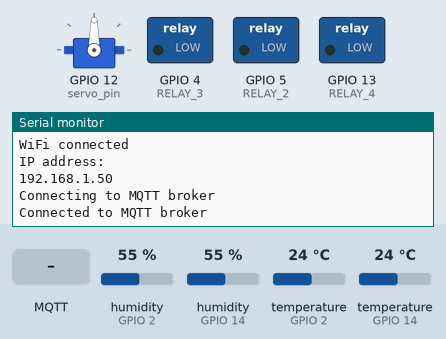
Recording of a sketch running on a simulated ESP8266 (NodeMCU). On the bench: servo, switched loads named in the sketch (green lamp = pin HIGH), the last lines printed to the serial monitor. Inputs (shaded band) come from the test bench; at power-on: humidity (sensors on GPIO 2, GPIO 14) 55 %, temperature (sensors on GPIO 2, GPIO 14) 24 °C. WiFi joins after 1.5 s; servers stay silent unless stated; no MQTT or app messages arrive unless stated.

Above: at 2.7 s.
2.8 s: MQTT message "OFF" arrives on the first subscribed topic
At 4.3 s:
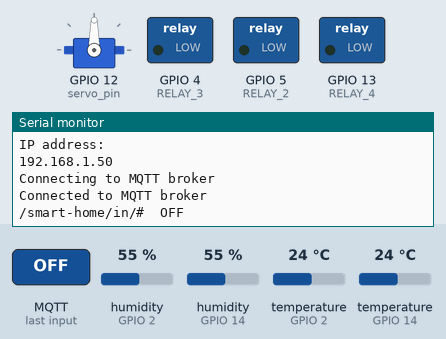
11.5 s: MQTT message "ON" arrives on the first subscribed topic
At 12.1 s:
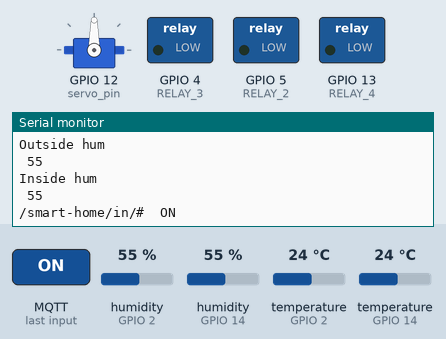
13.0 s: MQTT message "/smart-home/in/servo" arrives on the first subscribed topic
At 14.4 s:
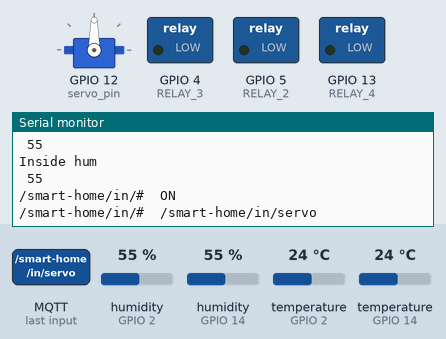

The sketch:

WebServer_mqtt_ESP8266_full_demo.ino
```cpp
#include <DHT.h>
#include <WiFiClient.h>
#include <PubSubClient.h>  // MQTT
#include <ESP8266WiFi.h>
#include <Servo.h>

#define RELAY_4 13
#define RELAY_2 5
#define RELAY_3 4
#define DHTPIN_inside 14
#define DHTPIN_outside 2
#define servo_pin 12


const char *ssid =  "GagarinM";
const char *pass =  "95628767";


unsigned long lastMqtt = 0;
char mqtt_server[] = "172.20.10.4";
char mqtt_user[] = "USERNAME";
char mqtt_pass[] = "PASSWORD";
char mqtt_client[] = "WiFi_demo";

DHT dht_inside(DHTPIN_inside, DHT22);
DHT dht_outside(DHTPIN_outside, DHT11);
Servo myservo;
WiFiClient WifiClient;
PubSubClient client(mqtt_server, 1883, WifiClient);

void callback(char* topic, byte* payload, unsigned int length) {
  payload[length] = '\0';
  Serial.print(topic);
  Serial.print("  ");
  String strTopic = String(topic);
  String strPayload = String((char*)payload);
  Serial.println(strPayload);

  if (strTopic == "/smart-home/in/RELAY_4") {
    if (strPayload == "OFF")     {
      digitalWrite(RELAY_4, LOW);
      Serial.print("Relay_4 ");
      Serial.print(digitalRead(RELAY_4));
    }
    else if (strPayload == "ON") {
      digitalWrite(RELAY_4, HIGH);
      Serial.print("Relay_4 ");
      Serial.print(digitalRead(RELAY_4));
    }
  }
  else if (strTopic == "/smart-home/in/RELAY_2") {
    if (strPayload == "OFF") digitalWrite(RELAY_2, LOW);
    else if (strPayload == "ON") digitalWrite(RELAY_2, HIGH);
  }
  else if (strTopic == "/smart-home/in/RELAY_3") {
    if (strPayload == "OFF") digitalWrite(RELAY_3, LOW);
    else if (strPayload == "ON") digitalWrite(RELAY_3, HIGH);
  }
  else if (strTopic == "/smart-home/in/servo") {
    myservo.write(strPayload.toInt());
  }
  //  else if (strTopic == "/smart-home/in/device-info") {
  //    if (strPayload == "temperature_outside")  {
  //      client.publish("/smart-home/out/temperature_outside", "{\n \"type\": \"sensor\", \n \"metrics\": \"double\" \n }");
  //      Serial.println("{\n \"type\": \"sensor\", \n \"metrics\": \"double\" \n }");
  //      delay(500);
  //    }
  //    else if (strPayload == "temperature_inside")  {
  //      client.publish("/smart-home/out/temperature_inside", "{\n \"type\": \"sensor\", \n \"metrics\": \"double\" \n }");
  //      Serial.println("{\n \"type\": \"sensor\", \n \"metrics\": \"double\" \n }");
  //      delay(500);
  //    }
  //    else if (strPayload == "humidity_outside")  {
  //      client.publish("/smart-home/out/humidity_outside", "{\n \"type\": \"sensor\", \n \"metrics\": \"int\" \n }");
  //      Serial.println("{\n \"type\": \"sensor\", \n \"metrics\": \"int\" \n }");
  //      delay(500);
  //    }
  //    else if (strPayload == "humidity_inside")  {
  //      client.publish("/smart-home/out/humidity_inside", "{\n \"type\": \"sensor\", \n \"metrics\": \"int\" \n }");
  //      Serial.println("{\n \"type\": \"sensor\", \n \"metrics\": \"int\" \n }");
  //      delay(500);
  //    }
  //    else if (strPayload == "servo")  {
  //      client.publish("/smart-home/out/servo", "{\n \"type\": \"servo\", \n \"metrics\": \"int\" \n }");
  //      Serial.println("{\n \"type\": \"servo\", \n \"metrics\": \"int\" \n }");
  //      delay(500);
  //    }
  //    else if (strPayload == "RELAY_4")  {
  //      client.publish("/smart-home/out/RELAY_4", "{\n \"type\": \"relay\", \n \"metrics\": \"switcher\" \n }");
  //      Serial.println("{\n \"type\": \"relay\", \n \"metrics\": \"switcher\" \n }");
  //      delay(500);
  //    }
  //    else if (strPayload == "RELAY_2") {
  //      client.publish("/smart-home/out/RELAY_2", "{\n \"type\": \"relay\", \n \"metrics\": \"switcher\" \n }");
  //      Serial.println("{\n \"type\": \"relay\", \n \"metrics\": \"switcher\" \n }");
  //      delay(500);
  //    }
  //    else if (strPayload == "RELAY_3")  {
  //      client.publish("/smart-home/out/RELAY_3", "{\n \"type\": \"relay\", \n \"metrics\": \"switcher\" \n }");
  //      Serial.println("{\n \"type\": \"relay\", \n \"metrics\": \"switcher\" \n }");
  //      delay(500);
  //    }
  //  }
}

void restart() {
  Serial.println("Will reset and try again...");
  abort();
}

void setup() {
  Serial.begin(9600);
  Serial.println("start");
  dht_inside.begin();
  dht_outside.begin();
  myservo.attach(servo_pin);

  pinMode(RELAY_4, OUTPUT);
  digitalWrite(RELAY_4, LOW);
  pinMode(RELAY_2, OUTPUT);
  digitalWrite(RELAY_2, LOW);
  pinMode(RELAY_3, OUTPUT);
  digitalWrite(RELAY_3, LOW);

  WiFi.begin(ssid, pass);

  int retries = 0;
  while ((WiFi.status() != WL_CONNECTED) && (retries < 10)) {
    retries++;
    delay(500);
    Serial.print(".");
  }
  if (WiFi.status() == WL_CONNECTED) {
    Serial.println("");
    Serial.println("WiFi connected");
    Serial.println("IP address: ");
    Serial.println(WiFi.localIP());
    WiFi.printDiag(Serial);
  } else {
    restart();
  }

  while (!client.connected()) {
    Serial.println("Connecting to MQTT broker ");
    if (client.connect(mqtt_client, mqtt_user, mqtt_pass)) {
      Serial.println("Connected to MQTT broker");
      client.setCallback(callback);
      client.subscribe("/smart-home/in/#");
    } else {
      Serial.println("Connecting to MQTT broker failed");
      Serial.println(client.state());
      delay(1000);
    }
  }
}

void loop() {
  if (lastMqtt > millis()) lastMqtt = 0;
  client.loop();
  // здесь какой-то другой код по уравлению светом, например, с кнопок или ещё как

  if (millis() > (lastMqtt + 10000)) {
    if (!client.connected()) {
      if (client.connect(mqtt_client)) client.subscribe("/smart-home/in/#");
    }

    if (client.connected()) {

      float t_outside = dht_outside.readTemperature();
      char outsideTemp[5];
      dtostrf(t_outside, 2, 2, outsideTemp);
      client.publish("/smart-home/out/temperature_outside", outsideTemp);
      Serial.println("Outside temp ");
      Serial.print(outsideTemp);
      Serial.println();

      float t_inside = dht_inside.readTemperature();
      char insideTemp[5];
      dtostrf(t_inside, 2, 2, insideTemp);
      client.publish("/smart-home/out/temperature_inside", insideTemp);
      Serial.println("Inside temp ");
      Serial.print(insideTemp);
      Serial.println();

      float h_outside = dht_outside.readHumidity();
      char outsideHum[3];
      dtostrf(h_outside, 3, 0, outsideHum);
      client.publish("/smart-home/out/humidity_outside", outsideHum);
      Serial.println("Outside hum ");
      Serial.print(outsideHum);
      Serial.println();

      float h_inside = dht_inside.readHumidity();
      char insideHum[3];
      dtostrf(h_inside, 3, 0, insideHum);
      client.publish("/smart-home/out/humidity_inside", insideHum);
      Serial.println("Inside hum ");
      Serial.print(insideHum);
      Serial.println();

      int servo_read = myservo.read();
      char servo_pos[3];
      dtostrf(servo_read, 3, 0, servo_pos);
      client.publish("/smart-home/out/servo", servo_pos);

      if (digitalRead(RELAY_4)) client.publish("/smart-home/out/RELAY_4", "ON");
      else client.publish("/smart-home/out/RELAY_4", "OFF");
      if (digitalRead(RELAY_2)) client.publish("/smart-home/out/RELAY_2", "ON");
      else client.publish("/smart-home/out/RELAY_2", "OFF");
      if (digitalRead(RELAY_3)) client.publish("/smart-home/out/RELAY_3", "ON");
      else client.publish("/smart-home/out/RELAY_3", "OFF");
    }
    lastMqtt = millis();
  }
}
```

Measured:
- after the input at 2.8 s, the serial monitor: prints a new line at once (image 1)
- after the input at 11.5 s, the serial monitor: prints a new line at once (image 2)
- after the input at 13.0 s, the serial monitor: prints a new line at once (image 3)
